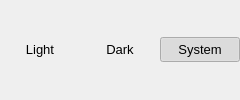
             <widget class="QFrame" name="app_theme_frame">
              <property name="font">
               <font>
                <pointsize>10</pointsize>
               </font>
              </property>
              <layout class="QHBoxLayout" name="hlayout_app_lang_value_frame_2">
               <property name="spacing">
                <number>0</number>
               </property>
               <property name="leftMargin">
                <number>0</number>
               </property>
               <property name="topMargin">
                <number>0</number>
               </property>
               <property name="rightMargin">
                <number>0</number>
               </property>
               <property name="bottomMargin">
                <number>0</number>
               </property>
               <item>
                <widget class="QPushButton" name="btn_light_theme">
                 <property name="minimumSize">
                  <size>
                   <width>0</width>
                   <height>25</height>
                  </size>
                 </property>
                 <property name="maximumSize">
                  <size>
                   <width>16777215</width>
                   <height>25</height>
                  </size>
                 </property>
                 <property name="font">
                  <font>
                   <pointsize>10</pointsize>
                  </font>
                 </property>
                 <property name="text">
                  <string>Light</string>
                 </property>
                 <property name="checkable">
                  <bool>true</bool>
                 </property>
                 <property name="checked">
                  <bool>false</bool>
                 </property>
                 <property name="autoExclusive">
                  <bool>true</bool>
                 </property>
                 <property name="flat">
                  <bool>true</bool>
                 </property>
                </widget>
               </item>
               <item>
                <widget class="QPushButton" name="btn_dark_theme">
                 <property name="minimumSize">
                  <size>
                   <width>0</width>
                   <height>25</height>
                  </size>
                 </property>
                 <property name="maximumSize">
                  <size>
                   <width>16777215</width>
                   <height>25</height>
                  </size>
                 </property>
                 <property name="font">
                  <font>
                   <pointsize>10</pointsize>
                  </font>
                 </property>
                 <property name="text">
                  <string>Dark</string>
                 </property>
                 <property name="checkable">
                  <bool>true</bool>
                 </property>
                 <property name="autoExclusive">
                  <bool>true</bool>
                 </property>
                 <property name="flat">
                  <bool>true</bool>
                 </property>
                </widget>
               </item>
               <item>
                <widget class="QPushButton" name="btn_system_theme">
                 <property name="minimumSize">
                  <size>
                   <width>0</width>
                   <height>25</height>
                  </size>
                 </property>
                 <property name="maximumSize">
                  <size>
                   <width>16777215</width>
                   <height>25</height>
                  </size>
                 </property>
                 <property name="font">
                  <font>
                   <pointsize>10</pointsize>
                  </font>
                 </property>
                 <property name="text">
                  <string>System</string>
                 </property>
                 <property name="checkable">
                  <bool>true</bool>
                 </property>
                 <property name="checked">
                  <bool>true</bool>
                 </property>
                 <property name="autoExclusive">
                  <bool>true</bool>
                 </property>
                 <property name="flat">
                  <bool>true</bool>
                 </property>
                </widget>
               </item>
              </layout>
             </widget>
